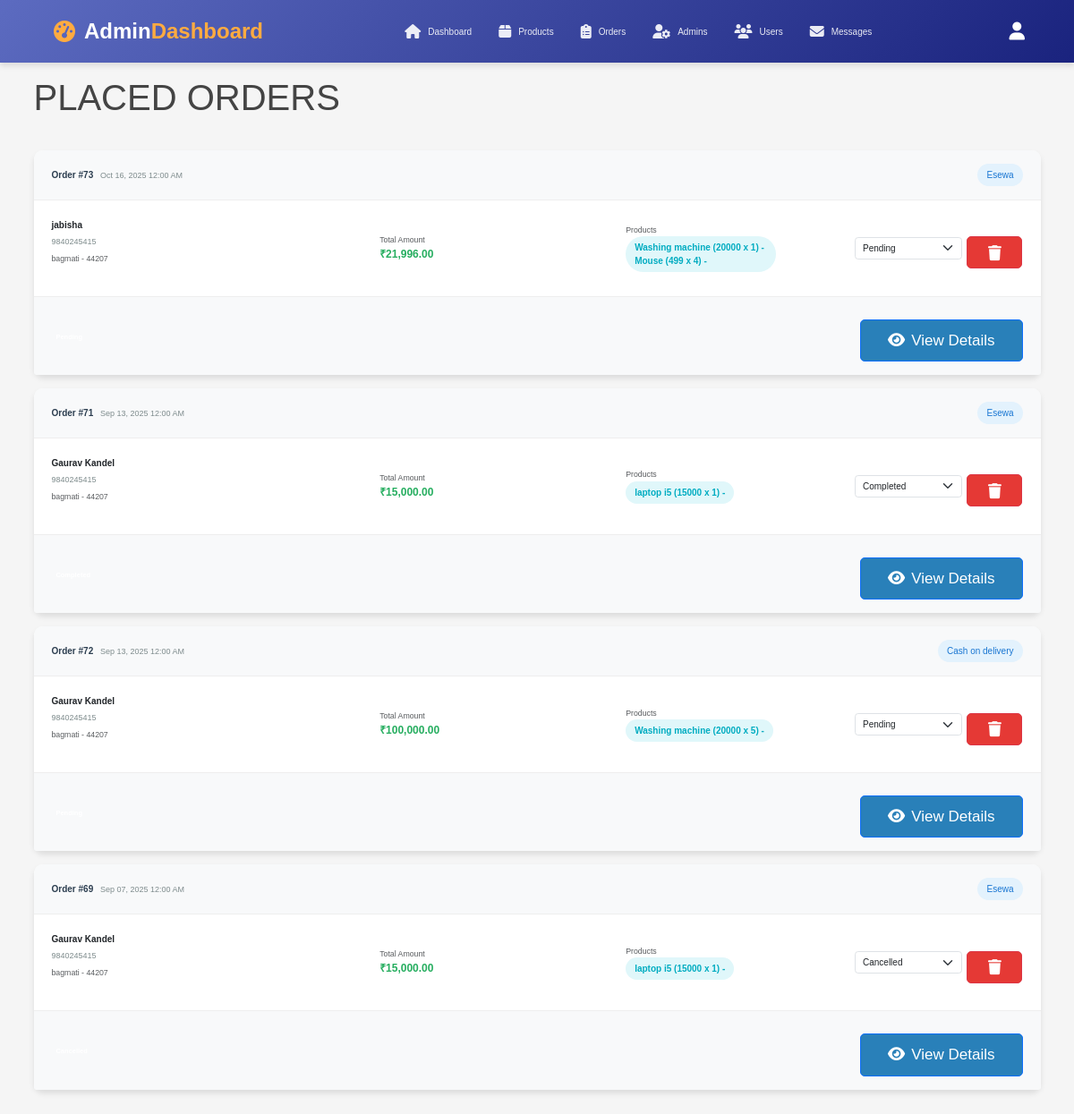
/admin/placed_orders.php (signed in), run on the app's committed database.
### tables this page shows
CREATE TABLE `orders` (
  `id` int(100) NOT NULL,
  `user_id` int(100) NOT NULL,
  `name` varchar(20) NOT NULL,
  `number` varchar(10) NOT NULL,
  `email` varchar(50) NOT NULL,
  `method` varchar(50) NOT NULL,
  `address` varchar(500) NOT NULL,
  `total_products` varchar(1000) NOT NULL,
  `total_price` int(100) NOT NULL,
  `status` varchar(20) DEFAULT 'pending',
  `product_details` text DEFAULT NULL,
  `product_ids` varchar(255) DEFAULT NULL,
  `placed_on` date NOT NULL DEFAULT current_timestamp(),
  `payment_status` varchar(20) NOT NULL DEFAULT 'pending',
  `transaction_id` varchar(255) DEFAULT NULL
);

### admin/placed_orders.php (the view, shortened to what this page needs)
<?php
include '../components/connect.php';
class OrderManager {
    private $conn;
    public function __construct($db_connection) {
        $this->conn = $db_connection;
    }
    public function getOrders($search = '') {
        $search = filter_var($search, FILTER_SANITIZE_STRING);
        $search_param = "%$search%";
        try {
            $select_orders = $this->conn->prepare("SELECT * FROM `orders`
                                                  WHERE id LIKE ? OR name LIKE ? OR number LIKE ? OR address LIKE ?
                                                  ORDER BY placed_on DESC");
            $select_orders->execute([$search_param, $search_param, $search_param, $search_param]);
            return $select_orders;
        } catch(PDOException $e) {
            $this->addMessage('Error fetching orders: ' . $e->getMessage());
            return false;
        }
    }
}
$orderManager = new OrderManager($conn);
$search = '';
$orders = $orderManager->getOrders($search);
?>
<!DOCTYPE html>
<html lang="en">
<head>
   <link rel="stylesheet" href="https://cdnjs.cloudflare.com/ajax/libs/font-awesome/6.4.0/css/all.min.css">
   <link href="https://cdn.jsdelivr.net/npm/bootstrap@5.3.0/dist/css/bootstrap.min.css" rel="stylesheet">
   <link rel="stylesheet" href="../css/admin_style.css">
</head>
<body>
<?php
include '../components/admin_header.php';
?>
<section class="orders py-4">
   <div class="container">
      <div class="d-flex justify-content-between align-items-center mb-4 flex-wrap">
         <h1 class="heading">Placed Orders</h1>
      </div>
      <?php
      if($orders && $orders->rowCount() > 0){
         while($fetch_orders = $orders->fetch(PDO::FETCH_ASSOC)){
            $status_class = $fetch_orders['payment_status'] == 'completed' ? 'completed' : 'pending';
      ?>
      <div class="card order-card mb-4">
         <div class="card-header order-header d-flex justify-content-between align-items-center">
            <div>
               <span class="order-id">Order #<?= $fetch_orders['id'] ?></span>
               <span class="order-date ms-2"><?= date('M d, Y h:i A', strtotime($fetch_orders['placed_on'])) ?></span>
            </div>
            <div>
               <span class="payment-method"><?= ucfirst($fetch_orders['method']) ?></span>
            </div>
         </div>
         <div class="card-body order-body">
            <div class="row">
               <div class="col-md-4 customer-info">
                  <div class="customer-name"><?= $fetch_orders['name'] ?></div>
                  <div class="customer-contact mb-2"><?= $fetch_orders['number'] ?></div>
                  <div class="text-muted small"><?= $fetch_orders['address'] ?></div>
               </div>
               <div class="col-md-3 d-flex align-items-center">
                  <div>
                     <div class="text-muted small">Total Amount</div>
                     <div class="order-amount">₹<?= number_format($fetch_orders['total_price'], 2) ?></div>
                  </div>
               </div>
               <div class="col-md-2 d-flex align-items-center">
                  <div>
                     <div class="text-muted small">Products</div>
                     <div class="products-count"><?= $fetch_orders['total_products'] ?></div>
                  </div>
               </div>
               <div class="col-md-3 d-flex align-items-center justify-content-end">
                  <form action="" method="post" class="me-2">
                     <select name="payment_status" class="form-select status-select" onchange="this.form.submit()">
                        <option value="pending" <?= $fetch_orders['payment_status'] == 'pending' ? 'selected' : '' ?>>Pending</option>
                        <option value="completed" <?= $fetch_orders['payment_status'] == 'completed' ? 'selected' : '' ?>>Completed</option>
                        <option value="cancelled" <?= $fetch_orders['payment_status'] == 'cancelled' ? 'selected' : '' ?>>Cancelled</option>
                     </select>
                  </form>
                  <a href="placed_orders.php?delete=<?= $fetch_orders['id'] ?>"
                     class="btn btn-danger action-btn"
                     onclick="return confirm('Are you sure you want to delete this order?');">
                     <i class="fas fa-trash"></i>
                  </a>
               </div>
            </div>
         </div>
         <div class="card-footer order-footer d-flex justify-content-between align-items-center">
            <div>
               <span class="badge rounded-pill bg-<?= $status_class ?>">
               </span>
            </div>
            <div>
               <a href="order_details.php?id=<?= $fetch_orders['id'] ?>" class="btn btn-sm btn-outline-primary">
                  <i class="fas fa-eye me-1"></i> View Details
               </a>
            </div>
         </div>
      </div>
      <?php
         }
      } ?>
   </div>
</section>
</body>
</html>

### css/admin_style.css (style rules this page uses)
:root { --main-color:#2980b9; --orange:#f39c12; --red:#e74c3c; --black:#444; --white:#fff; --light-color:#777; --light-bg:#f5f5f5; --border:.2rem solid var(--black); --box-shadow:0 .5rem 1rem rgba(0,0,0,.1); }
* { font-family: 'Nunito', sans-serif; margin:0; padding:0; box-sizing: border-box; outline: none; border:none; text-decoration: none; }
html { font-size: 62.5%; overflow-x: hidden; }
body { background-color: var(--light-bg); }
section { padding:2rem; max-width: 1200px; margin:0 auto; }
.heading { font-size: 4rem; color:var(--black); margin-bottom: 2rem; text-align: center; text-transform: uppercase; }
.btn, .delete-btn, .option-btn { display: block; width: 100%; margin-top: 1rem; border-radius: .5rem; padding:1rem 3rem; font-size: 1.7rem; text-transform: capitalize; color:var(--white); cursor: pointer; text-align: center; }
.btn { background-color: var(--main-color); }

### admin/placed_orders.php (style rules this page uses)
.order-card { border-radius: 10px; box-shadow: 0 4px 6px rgba(0, 0, 0, 0.1); transition: transform 0.3s ease; margin-bottom: 20px; border: none; }
.order-header { background-color: #f8f9fa; border-bottom: 1px solid #eee; padding: 15px 20px; border-radius: 10px 10px 0 0 !important; }
.order-body { padding: 20px; }
.order-footer { background-color: #f8f9fa; padding: 15px 20px; border-top: 1px solid #eee; border-radius: 0 0 10px 10px; }
.order-id { font-weight: 700; color: #2c3e50; }
.order-date { color: #7f8c8d; font-size: 0.9rem; }
.customer-info { margin-bottom: 15px; }
.customer-name { font-weight: 600; margin-bottom: 5px; }
.customer-contact { color: #7f8c8d; font-size: 0.9rem; }
.order-amount { font-weight: 700; font-size: 1.2rem; color: #27ae60; }
.products-count { background-color: #e0f7fa; color: #00acc1; padding: 5px 10px; border-radius: 20px; font-weight: 600; }
.payment-method { display: inline-block; padding: 5px 10px; border-radius: 20px; background-color: #e3f2fd; color: #1976d2; font-weight: 500; }
.status-select { width: 120px; display: inline-block; }
.action-btn { width: 36px; height: 36px; display: inline-flex; align-items: center; justify-content: center; }

### data on the page
orders: id "73", placed_on "Oct 16, 2025 12:00 AM", method "Esewa", name "jabisha", number "9840245415", address "bagmati - 44207", total_price "21,996.00", total_products "Washing machine (20000 x 1) - Mouse (499 x 4) -", payment_status "Pending"
orders: id "71", placed_on "Sep 13, 2025 12:00 AM", method "Esewa", name "Gaurav Kandel", number "9840245415", address "bagmati - 44207", total_price "15,000.00", total_products "laptop i5 (15000 x 1) -", payment_status "Completed"
orders: id "72", placed_on "Sep 13, 2025 12:00 AM", method "Cash on delivery", name "Gaurav Kandel", number "9840245415", address "bagmati - 44207", total_price "100,000.00", total_products "Washing machine (20000 x 5) -", payment_status "Pending"
orders: id "69", placed_on "Sep 07, 2025 12:00 AM", method "Esewa", name "Gaurav Kandel", number "9840245415", address "bagmati - 44207", total_price "15,000.00", total_products "laptop i5 (15000 x 1) -", payment_status "Cancelled"
